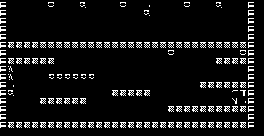

The image is a tile-based game level rendered from a .tmx file. Its description and complete source (layers, tilesets, objects, tile grids) follow:
An orthogonal 33x17 tile map with 8x8 px tiles, 1 tile layer (Tile Layer 1) and 3 objects (2x 1, 0).

<map version="1.0" orientation="orthogonal" renderorder="right-down" width="33" height="17" tilewidth="8" tileheight="8" nextobjectid="4">
 <properties>
  <property name="name" value="Manic miner level 3" />
 </properties>
 <tileset firstgid="1" name="Tileset" tilewidth="6" tileheight="6">
  <image source="tileset.png" width="160" height="48" />
 </tileset>
 <layer name="Tile Layer 1" width="33" height="17">
  <properties>
   <property name="texture" value="tileset" />
  </properties>
  <data encoding="csv">
1,0,0,0,0,0,6,0,0,0,7,0,0,0,0,6,0,0,16,0,0,0,0,6,0,0,0,7,0,0,0,1,0,
1,0,0,0,0,0,0,0,0,0,0,0,0,0,0,0,0,0,7,0,0,0,0,0,0,0,0,0,0,0,0,1,0,
1,0,0,0,0,0,0,0,0,0,0,0,0,0,0,0,0,0,0,0,0,0,0,0,0,0,0,0,0,0,0,1,0,
1,0,0,0,0,0,0,0,0,0,0,0,0,0,0,0,0,0,0,0,0,0,0,0,0,0,0,0,0,0,0,1,0,
1,0,0,0,0,0,0,0,0,0,0,0,0,0,0,0,0,0,0,0,0,0,0,0,0,0,0,0,0,0,0,1,0,
1,2,2,2,2,3,3,3,3,3,3,3,3,3,3,3,3,3,3,3,3,3,3,3,3,3,3,3,3,3,3,1,0,
1,0,0,0,0,0,0,0,0,0,0,0,0,0,0,0,0,0,0,0,0,6,0,0,0,0,0,0,0,0,6,1,0,
1,2,2,2,2,2,2,0,0,0,0,0,0,0,0,0,0,0,0,0,0,0,0,0,0,0,0,2,2,2,2,1,0,
1,10,0,0,0,0,0,0,0,0,0,0,0,0,0,0,0,0,0,0,0,0,0,0,0,0,0,0,0,0,0,1,0,
1,10,0,0,0,0,5,5,5,5,5,5,0,0,0,0,0,0,0,0,0,0,0,0,0,0,0,0,0,0,0,1,0,
1,16,0,0,0,0,0,0,0,0,0,0,0,0,0,0,0,0,0,0,0,0,0,0,0,2,2,2,2,2,2,1,0,
1,7,0,0,0,0,0,0,0,0,0,0,0,0,2,2,2,2,2,0,0,0,0,0,0,0,0,0,0,12,13,1,0,
1,0,0,0,0,2,2,2,2,2,2,0,0,0,0,0,0,0,0,0,0,0,0,0,0,0,0,0,0,15,16,1,0,
1,0,20,0,0,0,0,0,0,0,0,0,0,0,0,0,0,0,0,0,0,2,2,2,2,2,2,2,2,2,2,1,0,
1,0,0,0,0,0,0,0,0,0,0,0,0,0,0,0,0,0,0,0,0,0,0,0,0,0,0,0,0,0,0,1,0,
1,2,2,2,2,2,2,2,2,2,2,2,2,2,2,2,2,2,2,2,2,2,2,2,2,2,2,2,2,2,2,1,0,
0,0,0,0,0,0,0,0,0,0,0,0,0,0,0,0,0,0,0,0,0,0,0,0,0,0,0,0,0,0,0,0,0
</data>
 </layer>
 <objectgroup name="Small enemies layer">
  <properties>
   <property name="_type" value="1" />
   <property name="size" value="16" />
   <property name="speedx" value="20" />
   <property name="speedy" value="0" />
   <property name="texture" value="enemies_12x12" />
  </properties>
  <object id="1" type="1" x="91.2727" y="36.1818">
   <polyline points="0,0 -78,0" />
  </object>
  <object id="2" type="1" x="216.727" y="36.9091">
   <polyline points="0,0 -78,0" />
  </object>
  <object id="3" type="0" x="83.2727" y="113.455">
   <polyline points="0,0 60,0" />
  </object>
 </objectgroup>
</map>
